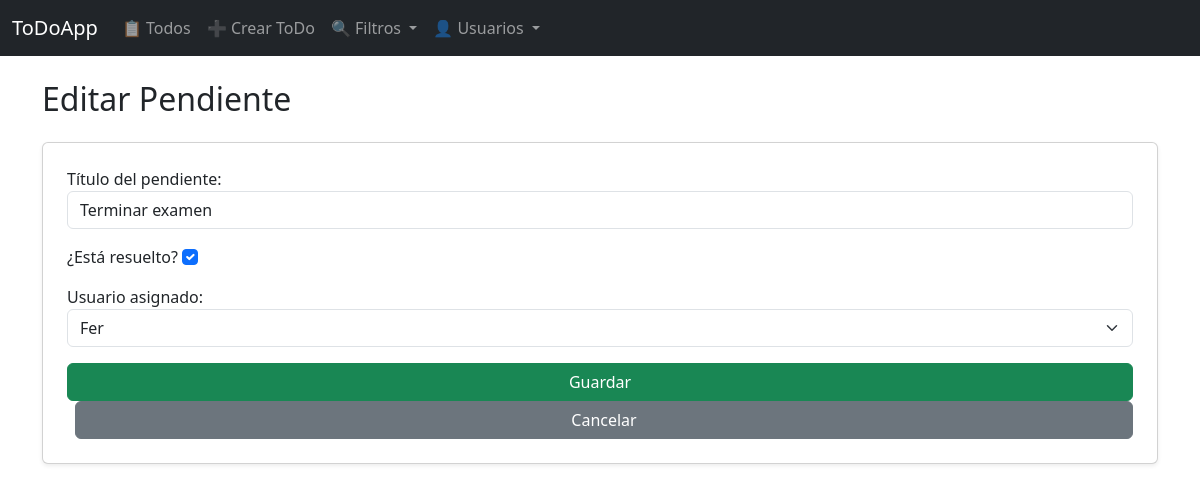
The page /todos/editar/3/ on the database its author committed.
### todos/models.py (models this page shows, shortened)
class Todo(models.Model):
    title = models.CharField(max_length=255)
    is_done = models.BooleanField(default=False)
    user = models.ForeignKey(User, on_delete=models.CASCADE)

### todos/views.py (the view)
# urls.py: path('editar/<int:pk>/', views.todo_update, name="todo_update"),
def todo_update(request, pk):
    todo = get_object_or_404(Todo, pk=pk)
    if request.method == 'POST':
        form = TodoForm(request.POST, instance=todo)
        if form.is_valid():
            form.save()
            return redirect('todo_list')
    else:
        form = TodoForm(instance=todo)
    return render(request, 'todos/todo_form.html', {'form': form})

### todos/forms.py
class TodoForm(forms.ModelForm):
    class Meta:
        model = Todo
        fields = ['title', 'is_done', 'user']
        labels = {
            'title': 'Título del pendiente',
            'is_done': '¿Está resuelto?',
            'user': 'Usuario asignado',
        }
        widgets = {
            'title': forms.TextInput(attrs={'placeholder': 'Escribe el título del pendiente', 'class': 'form-control'}),
            'is_done': forms.CheckboxInput(attrs={'class': 'form-check-input'}),
            'user': forms.Select(attrs={'class': 'form-select'}),
        }

### todos/templates/todos/todo_form.html (shortened to what this page needs)
{% extends "base.html" %}
{% block content %}
<h2 class="mb-4">{% if form.instance.pk %}Editar Pendiente{% else %}Crear Pendiente{% endif %}</h2>
<form method="post" class="card p-4 shadow-sm">
  {{ form.as_p }}
  <button type="submit" class="btn btn-success">Guardar</button>
  <a href="{% url 'todo_list' %}" class="btn btn-secondary ms-2">Cancelar</a>
</form>
{% endblock %}

### rows shown on the page
Todo: title "Terminar examen", is_done "☑", user "Fer"
